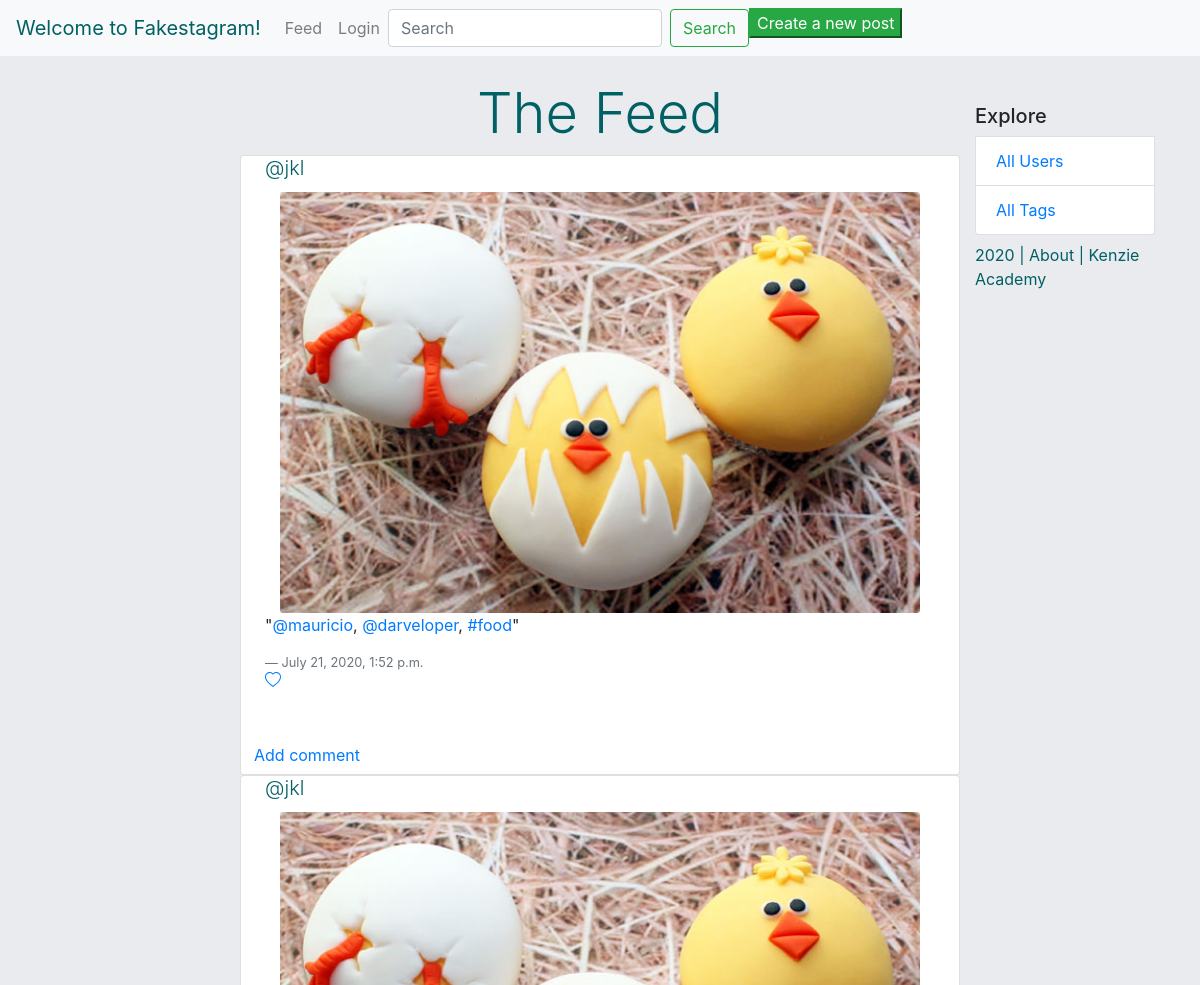
The app's page / (upper part), older data.
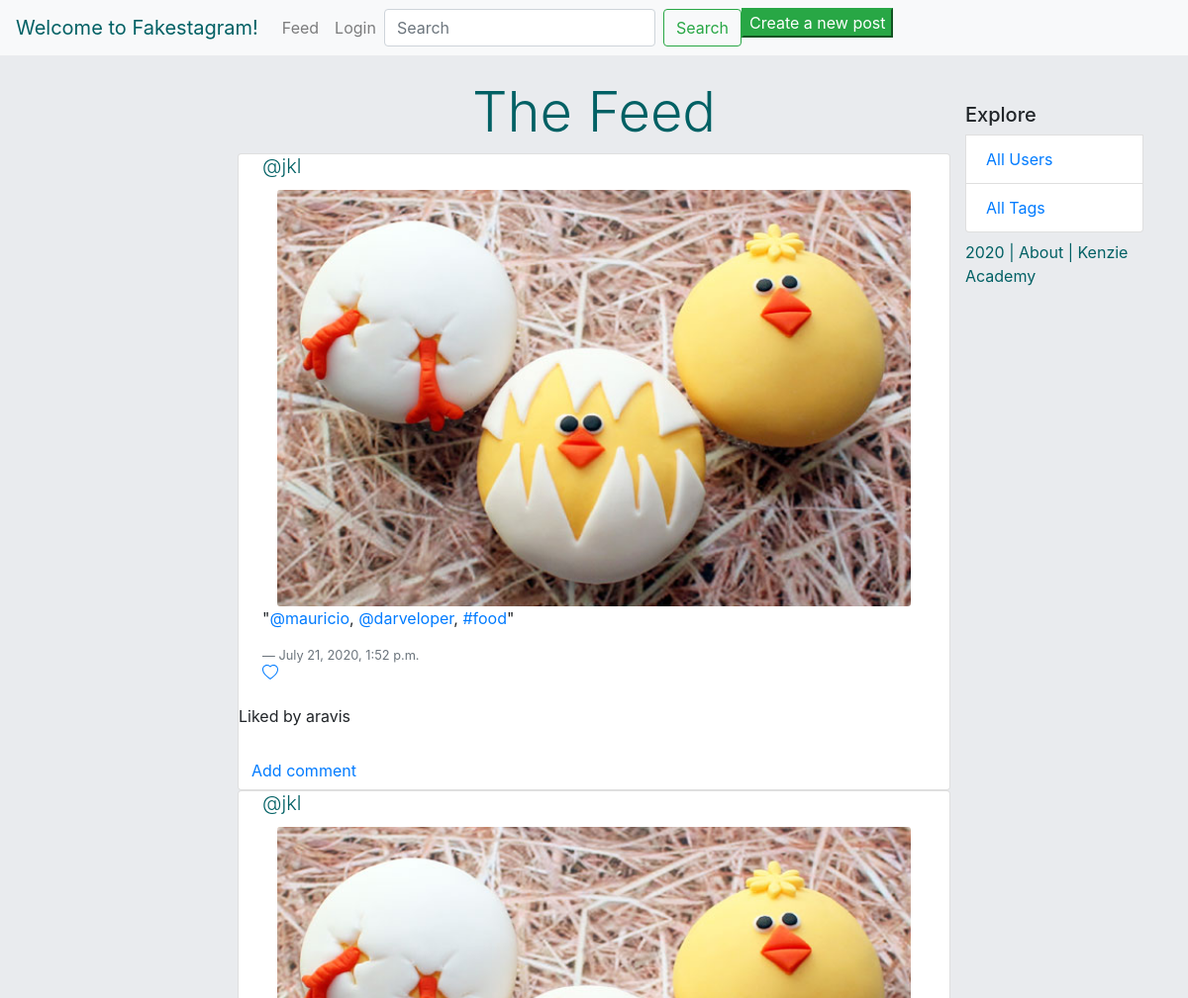
The same page, newer data.
### insta_backend/models.py (models this page shows, shortened)
class Post(models.Model):
    author = models.ForeignKey(
        'authentication.Author',
        on_delete=models.CASCADE
    )
    image = models.ImageField(upload_to='post_uploads/')
    caption = models.TextField(max_length=500)
    created_timestamp = models.DateTimeField(auto_now_add=True)
    updated_timestamp = models.DateTimeField(auto_now=True)
    likes = models.ManyToManyField(
        'authentication.Author',
        blank=True,
        related_name="authors_who_like_this"
        )
    comments = models.ManyToManyField(
        'authentication.Author',
        blank=True,
        related_name="authors_who_commented_this"
        )

### authentication/models.py (models this page shows, shortened)
class Author(AbstractBaseUser):
    name = models.CharField(max_length=50)
    username = models.CharField(max_length=50, unique=True)
    slug = models.SlugField(null=False, unique=True)
    email = models.EmailField(max_length=100, unique=True)
    active = models.BooleanField(default=True)
    staff = models.BooleanField(default=False)
    admin = models.BooleanField(default=False)
    following = models.ManyToManyField(
        'self',
        related_name="following"
    )
    USERNAME_FIELD = 'username'
    REQUIRED_FIELDS = ['email', 'name']
    objects = AuthorManager()

### insta_backend/views.py (the view)
# urls.py: path('', Homepage.as_view(), name='home'),
class Homepage(View):
    html = "index.html"
    def get(self, request):
        posts = None
        if request.user.is_authenticated and not request.GET.dict():
            posts = Post.objects.filter(
                author__in=request.user.following.all())
        else:
            posts = Post.objects.all()
        posts = posts.order_by('-created_timestamp')
        return render(request, self.html, {'posts': posts})

### authentication/templates/index.html (shortened to what this page needs)
{% extends 'base.html' %}
{% block content %}
    <div class="col d-flex mt-5 align-left" >
    </div>
    <div class="feed" style="margin-bottom: 10rem;">
        <h1 class='display-4 mt-4 text-center' style="color: #016064;">
            The Feed
        </h1>
            <div>
                {% for post in posts %}
                    <div class="card" style="width: 45rem;">
                        {% load static %}
                            <h5 class="lead card-title mx-4">
                                <a style="color: #016064" href={% url 'profile' slug=post.author.slug %}>@{{ post.author.username }}</a>
                            </h5>
                        <a href={% url 'post_detail' id=post.id %}>
                            <img class="card-img mx-auto" style="width: 40rem; display: block;" alt="{{post.caption}}" src="{{ post.image.url }}"/>
                        <p class="card-text mx-4">"{{ post.caption|safe}}"</p>
                        <footer class="blockquote-footer mx-4">{{ post.created_timestamp }}</footer>
                        {% if request.user.is_authenticated %}
                            <a href="{% url 'post-like' pk=post.pk %}" class="card-link mx-4">
                                {% if request.user not in post.likes.all %}
                                    <svg style="vertical-align: middle;" width="1em" height="1em" viewBox="0 0 16 16" class="bi bi-heart" fill="currentColor" xmlns="http://www.w3.org/2000/svg">
                                        <path fill-rule="evenodd" d="M8 2.748l-.717-.737C5.6.281 2.514.878 1.4 3.053c-.523 1.023-.641 2.5.314 4.385.92 1.815 2.834 3.989 6.286 6.357 3.452-2.368 5.365-4.542 6.286-6.357.955-1.886.838-3.362.314-4.385C13.486.878 10.4.28 8.717 2.01L8 2.748zM8 15C-7.333 4.868 3.279-3.04 7.824 1.143c.06.055.119.112.176.171a3.12 3.12 0 0 1 .176-.17C12.72-3.042 23.333 4.867 8 15z"/>
                                    </svg>
                                {% else %}
                                    <svg width="1em" height="1em" viewBox="0 0 16 16" class="bi bi-heart-fill" fill="currentColor" xmlns="http://www.w3.org/2000/svg">
                                        <path fill-rule="evenodd" d="M8 1.314C12.438-3.248 23.534 4.735 8 15-7.534 4.736 3.562-3.248 8 1.314z"/>
                                    </svg>
                                {% endif %}
                            </a>
                        {% else %}
                            <a href="/login" class="card-link mx-4">
                            </a>
                        {% endif %}
                        <br/>
                        {% if post.likes.count > 0%}
                            <div style="display: inline;">
                            Liked by <a style="color: inherit; text-decoration: none; display: inline;" href="{% url 'profile' slug=post.likes.first.slug %}">{{post.likes.first.slug }}</a>
                            </div>
                        {% endif %}
                        <br/>
                            <div class='commentsection'>
                                {% if request.user.is_authenticated %}
                                    <a class="btn btn-default" href="/post/{{post.id}}/add_comment_to_post/?next=/post/{{post.id}}/">Add comment</a>
                                {% else %}
                                    <a class="btn btn-default" href="/login/?next=/post/{{post.id}}/add_comment_to_post/">Add comment</a>
                                {% endif %}
                            </div>
            </div>
                {% endfor %}
    </div>
    </div>
{% endblock %}

Row changes from the older to the newer data that the page shows:
changed Post "@mauricio , @darveloper , #food": likes.first.slug (not shown) → "aravis"
